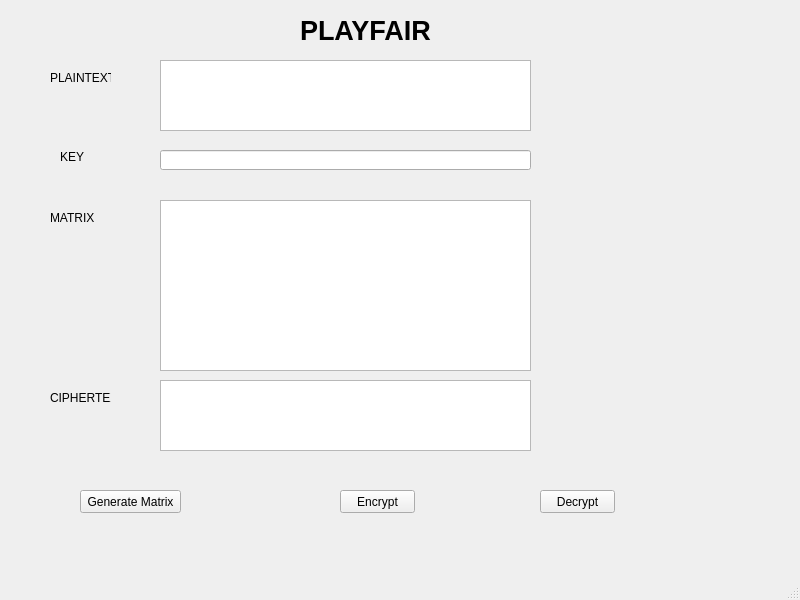
<?xml version="1.0" encoding="UTF-8"?>
<ui version="4.0">
 <class>MainWindow</class>
 <widget class="QMainWindow" name="MainWindow">
  <property name="geometry">
   <rect>
    <x>0</x>
    <y>0</y>
    <width>800</width>
    <height>600</height>
   </rect>
  </property>
  <property name="windowTitle">
   <string>MainWindow</string>
  </property>
  <widget class="QWidget" name="centralwidget">
   <widget class="QPushButton" name="btn_gen">
    <property name="geometry">
     <rect>
      <x>80</x>
      <y>490</y>
      <width>101</width>
      <height>23</height>
     </rect>
    </property>
    <property name="text">
     <string>Generate Matrix</string>
    </property>
   </widget>
   <widget class="QPushButton" name="btn_encrypt">
    <property name="geometry">
     <rect>
      <x>340</x>
      <y>490</y>
      <width>75</width>
      <height>23</height>
     </rect>
    </property>
    <property name="text">
     <string>Encrypt</string>
    </property>
   </widget>
   <widget class="QPushButton" name="btn_decrypt">
    <property name="geometry">
     <rect>
      <x>540</x>
      <y>490</y>
      <width>75</width>
      <height>23</height>
     </rect>
    </property>
    <property name="text">
     <string>Decrypt</string>
    </property>
   </widget>
   <widget class="QLineEdit" name="txt_key">
    <property name="geometry">
     <rect>
      <x>160</x>
      <y>150</y>
      <width>371</width>
      <height>20</height>
     </rect>
    </property>
   </widget>
   <widget class="QTextEdit" name="txt_plain">
    <property name="geometry">
     <rect>
      <x>160</x>
      <y>60</y>
      <width>371</width>
      <height>71</height>
     </rect>
    </property>
   </widget>
   <widget class="QTextEdit" name="txt_matrix">
    <property name="geometry">
     <rect>
      <x>160</x>
      <y>200</y>
      <width>371</width>
      <height>171</height>
     </rect>
    </property>
   </widget>
   <widget class="QTextEdit" name="txt_cipher">
    <property name="geometry">
     <rect>
      <x>160</x>
      <y>380</y>
      <width>371</width>
      <height>71</height>
     </rect>
    </property>
   </widget>
   <widget class="QLabel" name="label">
    <property name="geometry">
     <rect>
      <x>50</x>
      <y>70</y>
      <width>61</width>
      <height>16</height>
     </rect>
    </property>
    <property name="text">
     <string>PLAINTEXT</string>
    </property>
   </widget>
   <widget class="QLabel" name="label_2">
    <property name="geometry">
     <rect>
      <x>60</x>
      <y>150</y>
      <width>47</width>
      <height>13</height>
     </rect>
    </property>
    <property name="text">
     <string>KEY</string>
    </property>
   </widget>
   <widget class="QLabel" name="label_3">
    <property name="geometry">
     <rect>
      <x>50</x>
      <y>210</y>
      <width>71</width>
      <height>16</height>
     </rect>
    </property>
    <property name="text">
     <string>MATRIX</string>
    </property>
   </widget>
   <widget class="QLabel" name="label_4">
    <property name="geometry">
     <rect>
      <x>50</x>
      <y>390</y>
      <width>61</width>
      <height>16</height>
     </rect>
    </property>
    <property name="text">
     <string>CIPHERTEXT</string>
    </property>
   </widget>
   <widget class="QLabel" name="label_5">
    <property name="geometry">
     <rect>
      <x>300</x>
      <y>10</y>
      <width>161</width>
      <height>41</height>
     </rect>
    </property>
    <property name="font">
     <font>
      <pointsize>20</pointsize>
      <weight>75</weight>
      <bold>true</bold>
     </font>
    </property>
    <property name="text">
     <string>PLAYFAIR</string>
    </property>
   </widget>
  </widget>
  <widget class="QMenuBar" name="menubar">
   <property name="geometry">
    <rect>
     <x>0</x>
     <y>0</y>
     <width>800</width>
     <height>21</height>
    </rect>
   </property>
  </widget>
  <widget class="QStatusBar" name="statusbar"/>
 </widget>
 <resources/>
 <connections/>
</ui>
